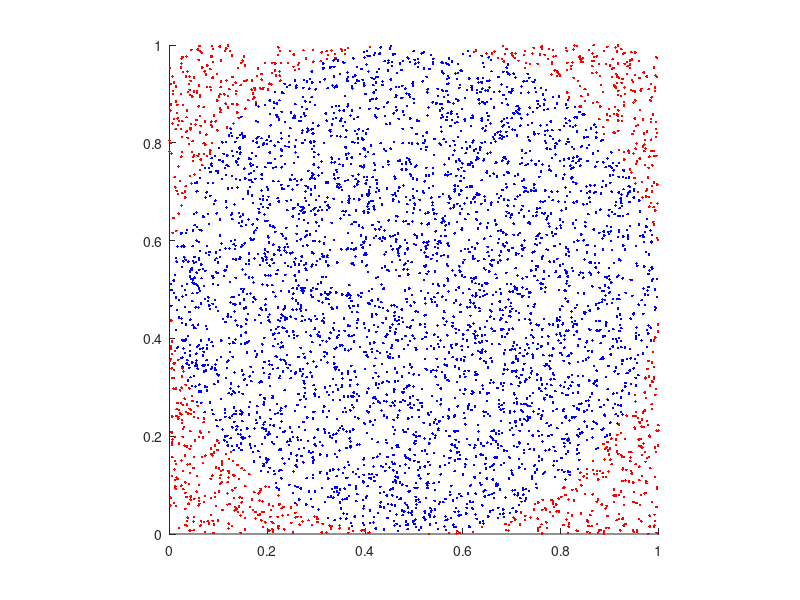

This figure's MATLAB source:
#//////////////homework1/////////////////
#///AM=4001  AM=4812
clear all; #diagrafei oles tis metavlhtes sto octave
a=1; #mhkos pleyras toy tetragwnou
r=a/2; #aktina eggegrammenou kyklou
dist=0#;arxikopihsh metablhths gia apothhkeysh apostasewn
counter=0; #arxikopoihsh metrhth gia parakoloythhsh shmeiwn entos toy kykloy
figure('color','white'); #neo parathyro sxhmatos me leyko fonto
hold all #epitrepei pollaples grafes sto idio sxhma
axis square; #orizei thn analogia diastasewn ths grafikhs parastashs na nai ish
axis ([0 1 0 1]) #orizei ta oria ths grafikhs parastashs apo 0 ews 1 kai stous dyo ajones x kai y

#ektelesh pente vroxwn gia ektimhsh tou pi gia diaforetikes times tou N
for o=1:5
  fprintf("----------- LOOP %i ---------------\n",o);
  #fprintf("----------- Gia N=10 ---------------\n");
  n1=10;
  x1=rand(n1,a);   %random times apo to 0.0 ews to 1.0 kai exw sinolika n dianismata apo (x,y)
  y1=rand(n1,a);
  dist=(x1-r).^2 + (y1-r).^2;
  for i=1:n1
    if (dist(i)<=r^2)
        counter=counter+1;
        #plot(x1(i),y1(i),'b.');
    endif#else
        #plot(x1(i),y1(i),'r.');
    #end
  endfor
  pi_n1=(counter*4)/n1;
  fprintf("For N:%i , pi_n1=%f\n",n1,pi_n1);
  counter=0;

  #fprintf("----------- Gia N=100  ---------------\n");
  #fprintf("----------- LOOP %o ---------------\n",o);
  n2=100;
  x2=rand(n2,a);   %random times apo to 0.0 ews to 1.0 kai exw sinolika n dianismata apo (x,y)
  y2=rand(n2,a);
  dist=(x2-r).^2 + (y2-r).^2;
  for i=1:n2
    if (dist(i)<=r^2)
        counter=counter+1;
        #plot(x2(i),y2(i),'b.');#ta mple shmeia einai ayta pou vriskontai mesa ston kyklo
    endif#else
        #plot(x2(i),y2(i),'r.');#ta kokkina shmeia einai ayta pou vriskontai ejw apo ton kyklo
    #end
  endfor
  pi_n2=(counter*4)/n2;
  fprintf("For N:%i , pi_n2=%f\n",n2,pi_n2);
  counter=0;

  #fprintf("----------- Gia N=1000 ---------------\n");
  #fprintf("----------- LOOP %o ---------------\n",o);
  n3=1000;
  x3=rand(n3,a);   %random times apo to 0.0 ews to 1.0 kai exw sinolika n dianismata apo (x,y)
  y3=rand(n3,a);
  dist=(x3-r).^2 + (y3-r).^2;
  for i=1:n3
    if (dist(i)<=r^2)
        counter=counter+1;
        plot(x3(i),y3(i),'b.');
    else
        plot(x3(i),y3(i),'r.');
    end
  endfor
  pi_n3=(counter*4)/n3;
  fprintf("For N:%i , pi_n3=%f\n",n3,pi_n3);
  counter=0;

  #fprintf("----------- Gia N=4001  ---------------\n");
  #fprintf("----------- LOOP %o ---------------\n",o);
  n4=4001;
  x4=rand(n4,a);   %random times apo to 0.0 ews to 1.0 kai exw sinolika n dianismata apo (x,y)
  y4=rand(n4,a);
  dist=(x4-r).^2 + (y4-r).^2;
  for i=1:n4
    if (dist(i)<=r^2)
        counter=counter+1;
        #plot(x4(i),y4(i),'b.');
    endif#else
        #plot(x4(i),y4(i),'r.');
    #end
  endfor
  pi_n4=(counter*4)/n4;
  fprintf("For N:%i , pi_n4=%f\n",n4,pi_n4);
  counter=0;
  #fprintf("----------- Gia N=4001  ---------------\n");
  #fprintf("----------- LOOP %o ---------------\n",o);
  #n4=4001;
  #x4=rand(n4,a);   %random times apo to 0.0 ews to 1.0 kai exw sinolika n dianismata apo (x,y)
  #y4=rand(n4,a);
  #dist=(x4-r).^2 + (y4-r).^2;
  #for i=1:n4
   # if (dist(i)<=r^2)
        #counter=counter+1;
        #plot(x4(i),y4(i),'b.');
    #endif#else
        #plot(x4(i),y4(i),'r.');
    #end
  #endfor
  #pi_n4=(counter*4)/n4;
  #fprintf("For N:%i , pi_n4=%f\n",n4,pi_n4);
  #counter=0;
  #fprintf("----------- Gia N=10000  ---------------\n");
  #fprintf("----------- LOOP %o ---------------\n",o);
  n5=10000;
  x5=rand(n5,a);   %random times apo to 0.0 ews to 1.0 kai exw sinolika n dianismata apo (x,y)
  y5=rand(n5,a);
  dist=(x5-r).^2 + (y5-r).^2;
  for i=1:n5
    if (dist(i)<=r^2)
        counter=counter+1;
        #plot(x5(i),y5(i),'b.');
    endif#else
        #plot(x5(i),y5(i),'r.');
    #end
  endfor
  pi_n5=(counter*4)/n5;
  fprintf("For N:%i , pi_n1=%f\n",n5,pi_n5);
  counter=0;
endfor
